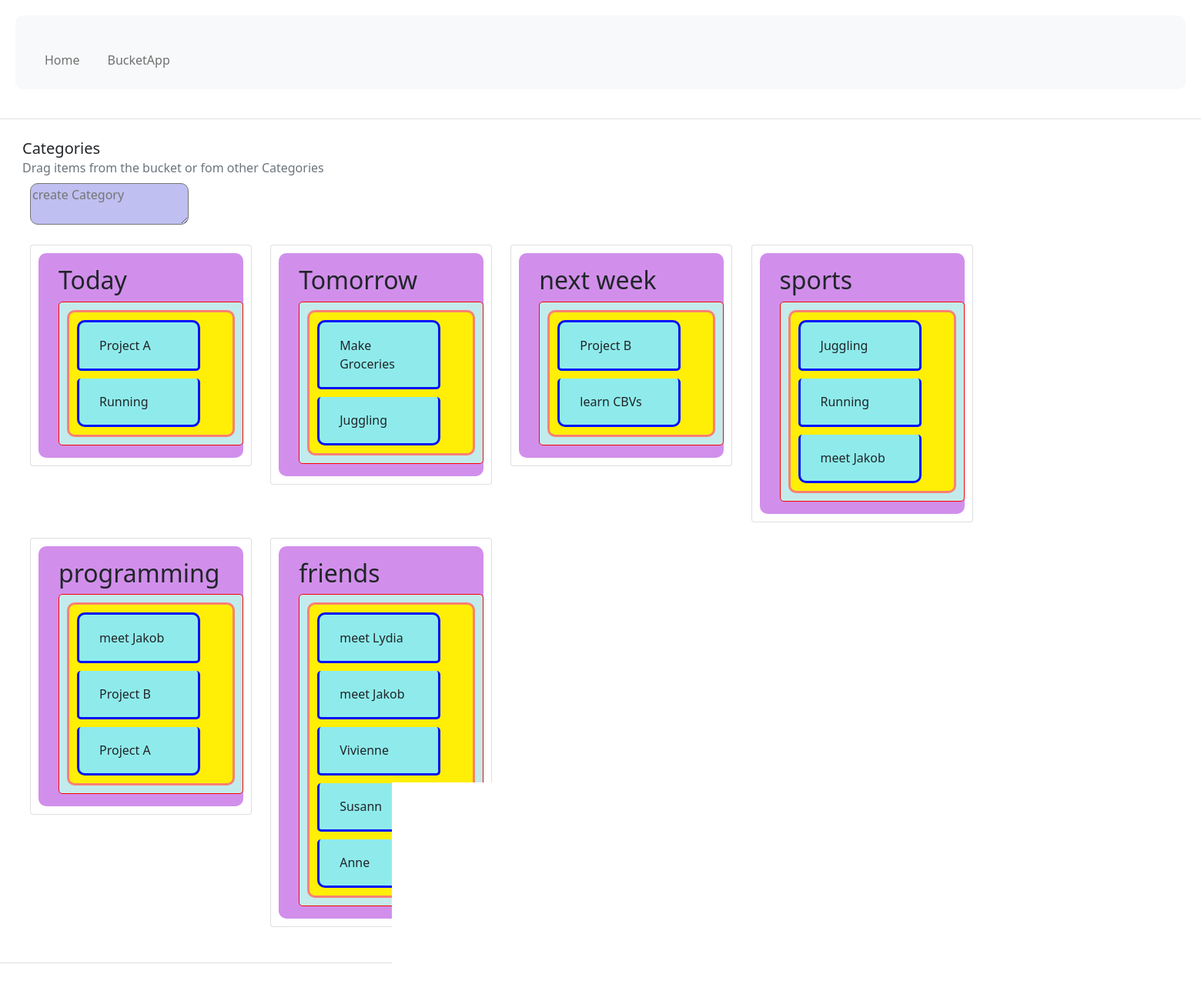
The app's page /, older data.
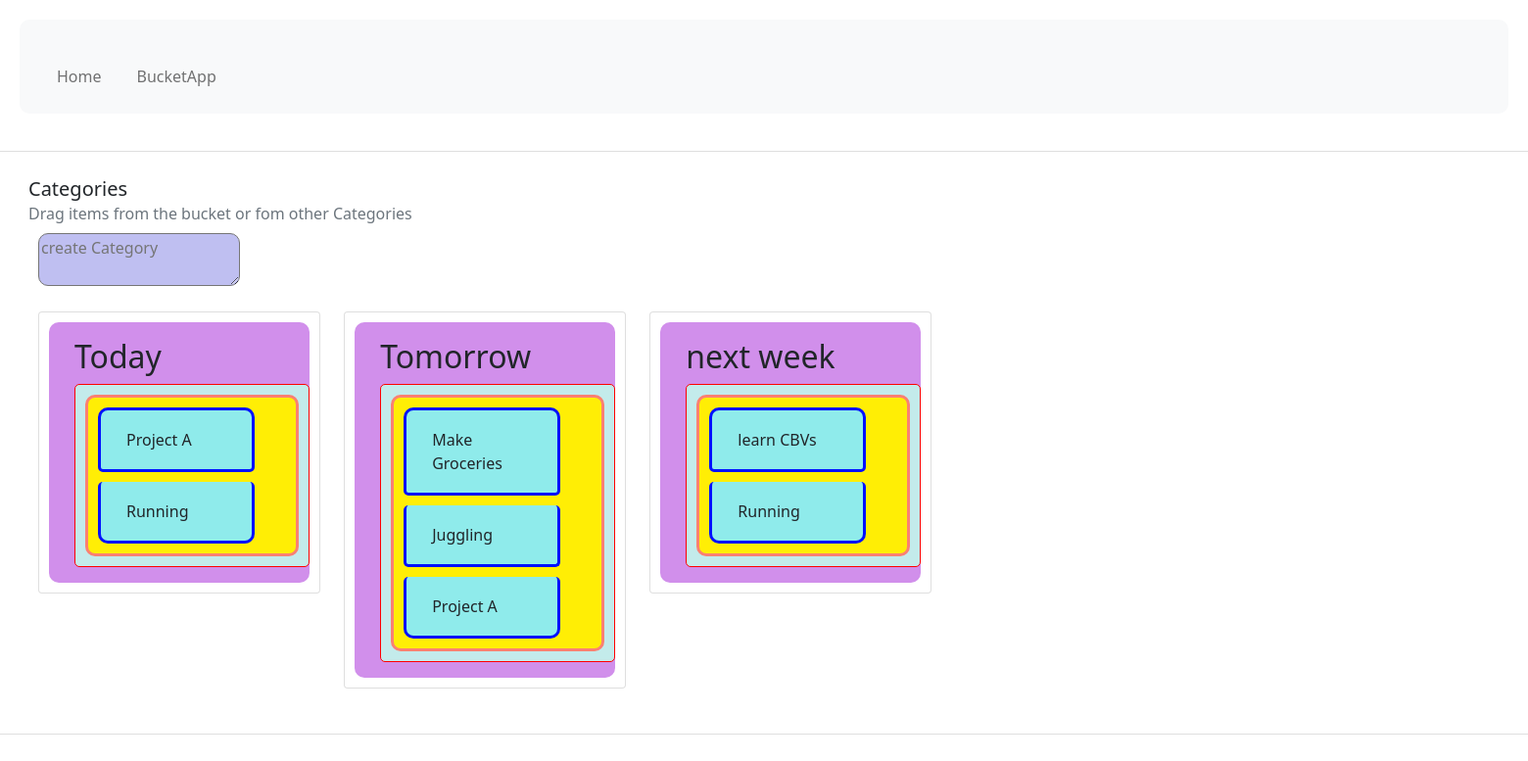
The same page, newer data.
### BucketApp/models.py (models this page shows)
class Category(models.Model):
    topic=models.CharField(max_length=200)
    def __str__(self):
        return self.topic

class Item(models.Model):
    title = models.CharField(max_length=200, default='Name of the item')
    categories = models.ManyToManyField(Category, blank=True,related_name='relatedItems',db_column='relatedItems',symmetrical=False)
    def __str__(self):
        return self.title

### BucketApp/views.py (the view)
# urls.py: path('',views.start, name='start'),
def start(request):
    allCats=models.Category.objects.all()
    categories=[("bucket_"+str(cat.id), cat, cat.relatedItems.all(),str(cat.id)) for cat in allCats]
    allItems=models.Item.objects.all()
    items=[("Item_"+str(item.id), item, item.categories.all(),str(item.id)) for item in allItems]
    context={'allCats': categories, 'allItems': items}
    return render(request,'index.html',context)

### templates/index.html (shortened to what this page needs)
{% extends "motherboard.html" %}
{% block body_block %}
{% load static %}
      <div class="d-flex flex-row">
        <div class="p-2 " >
          <div class="card" style="width: 100rem;">
            <div class="card-body">
              <h5 class="card-title">Categories</h5>
              <h6 class="card-subtitle mb-2 text-muted">Drag items from the bucket or fom other Categories</h6>
              <div id="createCategory" >
                <form id= "createCategoryForm" method="post" action="{% url 'BucketApp:createCategory' %}">
                  <textarea name="topic" id="createCategoryText" placeholder="create Category" autofocus style="background-color:rgb(191, 191, 241)"></textarea>
                </form>
              </div>
              <div id="buckets" >
                {% for cat in allCats %}
                    <div class="card" style="width: 18rem;">
                      <div class="card-body" style="background-color:rgb(209, 143, 235);">
                        <h2 class="card-title">{{cat.1}} </h2>
                        <ul class="list-group list-group-flush" style=" width: 15rem; border: solid red 1px; border-radius:5px; background-color:rgb(195, 235, 235);">
                          <div  id= {{cat.0}}  class="category"  name= '{{cat.id }}' >
                            {% for item in cat.2 %}
                              {% for item2 in allItems %}
                                {% if item == item2.1 %}
                                <li class="list-group-item" >
                                  <div class="item" draggable="true" id='{{item2.0}}'>{{item2.1}} </div>
                                </li>
                                {% endif  %}
                              {% endfor %}
                            {% endfor %}
                          </div>
                        </ul>
                      </div>
                    </div>
                {% endfor %}
              </div>
            </div>
          </div>
        </div>
      </div>
    </div>
      {% endblock %}

Row changes from the older to the newer data that the page shows:
removed Item: title "Project B"
removed Category: topic "sports", Item (title "Juggling"), Item (title "Running")
no longer on this page (row unchanged): Item: title "meet Jakob"
removed Category: topic "programming", Item (title "Project A")
removed Category: topic "friends"
no longer on this page (row unchanged): Item: title "meet Lydia"
no longer on this page (row unchanged): Item: title "Vivienne"
no longer on this page (row unchanged): Item: title "Susann"
no longer on this page (row unchanged): Item: title "Anne"
now on one of the page's lists (row unchanged): Item: title "Project A"
now on one of the page's lists (row unchanged): Item: title "Running"
